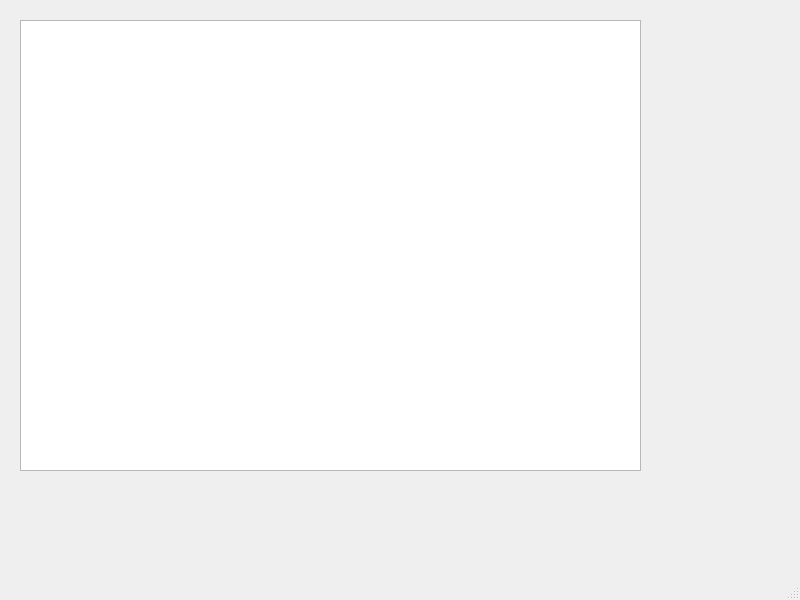
<?xml version="1.0" encoding="UTF-8"?>
<ui version="4.0">
 <class>MainWindow</class>
 <widget class="QMainWindow" name="MainWindow">
  <property name="geometry">
   <rect>
    <x>0</x>
    <y>0</y>
    <width>800</width>
    <height>600</height>
   </rect>
  </property>
  <property name="windowTitle">
   <string>MainWindow</string>
  </property>
  <widget class="QWidget" name="centralwidget">
   <widget class="QTextEdit" name="textEdit">
    <property name="geometry">
     <rect>
      <x>20</x>
      <y>20</y>
      <width>621</width>
      <height>451</height>
     </rect>
    </property>
   </widget>
  </widget>
  <widget class="QMenuBar" name="menubar">
   <property name="geometry">
    <rect>
     <x>0</x>
     <y>0</y>
     <width>800</width>
     <height>25</height>
    </rect>
   </property>
  </widget>
  <widget class="QStatusBar" name="statusbar"/>
 </widget>
 <resources/>
 <connections/>
</ui>
